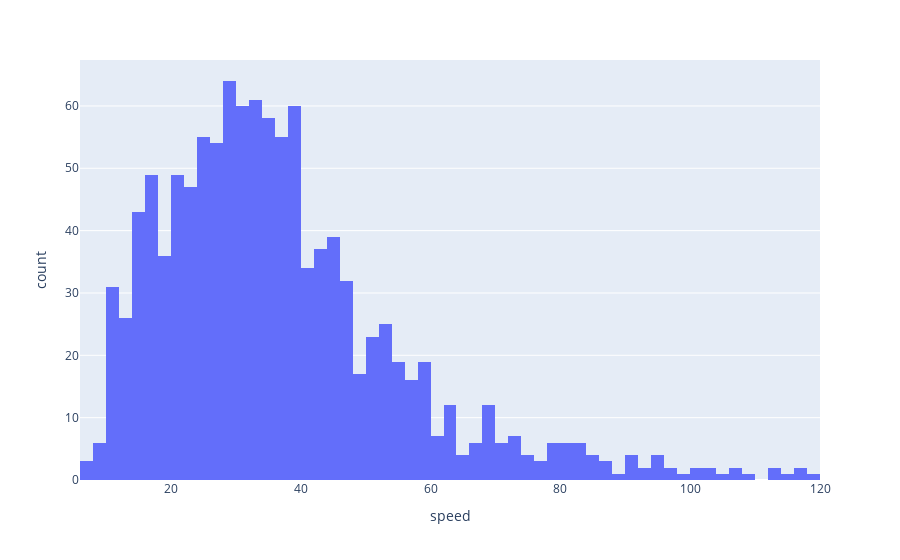

Here is the notebook cell this chart was saved with:
### Code cell
px.histogram(df,x='speed',nbins=100)

### Figure 1 — Plotly figure (JSON) as saved in the notebook; plotly's stock layout.template omitted (floating-point values rounded to 4 significant figures; data arrays with more than 128 entries replaced by an {"elided": "..."} marker saying what was removed)
{"data": [{"alignmentgroup": "True", "bingroup": "x", "hovertemplate": "speed=%{x}<br>count=%{y}<extra></extra>", "legendgroup": "", "marker": {"color": "#636efa", "pattern": {"shape": ""}}, "name": "", "nbinsx": 100, "offsetgroup": "", "orientation": "v", "showlegend": false, "type": "histogram", "x": {"elided": "1132 float values"}, "xaxis": "x", "yaxis": "y"}], "layout": {"barmode": "relative", "legend": {"tracegroupgap": 0}, "margin": {"t": 60}, "xaxis": {"anchor": "y", "domain": [0, 1], "title": {"text": "speed"}}, "yaxis": {"anchor": "x", "domain": [0, 1], "title": {"text": "count"}}}}
